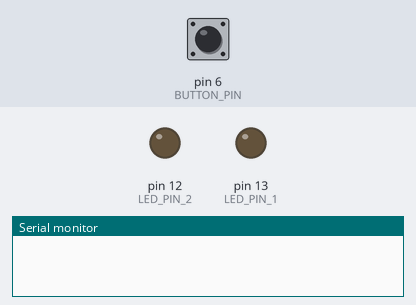
Recording of a program running on a simulated Arduino Uno, built for the host (arithmetic inside an expression is 32-bit, double 64-bit). Parts: output pins drawn as LEDs (lit = HIGH), the last lines printed to the serial monitor. The inputs (shaded band) are chosen by the test bench; at power-on: pin 6 (BUTTON_PIN) HIGH.

Above: at 1.2 s.
1.3 s: pin 6 (BUTTON_PIN) pulled LOW for 0.15 s
At 2.0 s:
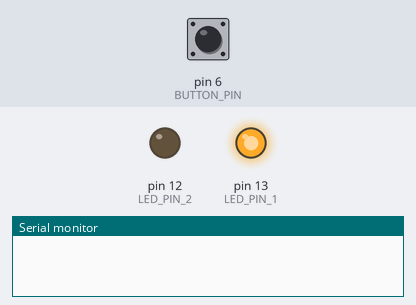
4.1 s: pin 6 (BUTTON_PIN) pulled LOW for 1 s
At 5.33 s:
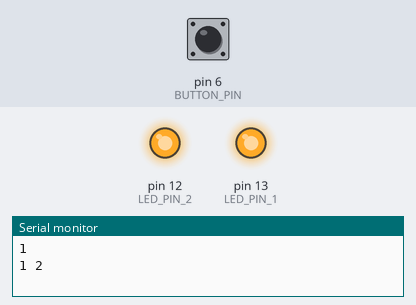
7.4 s: pin 6 (BUTTON_PIN) driven LOW
At 9.1 s:
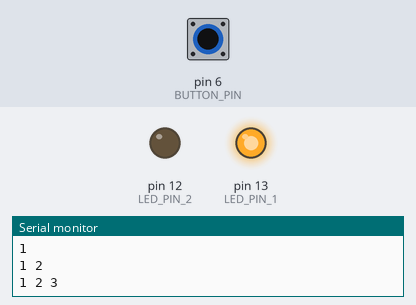
10.4 s: pin 6 (BUTTON_PIN) driven HIGH
At 12.0 s:
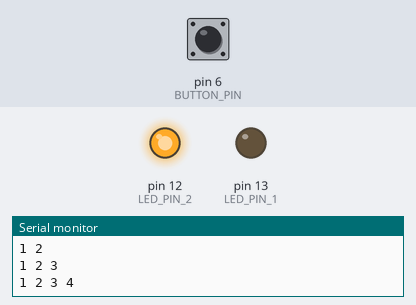
13.4 s: pin 6 (BUTTON_PIN) pulsed LOW 2 times (0.12 s each, 0.3 s apart)
At 16.9 s:
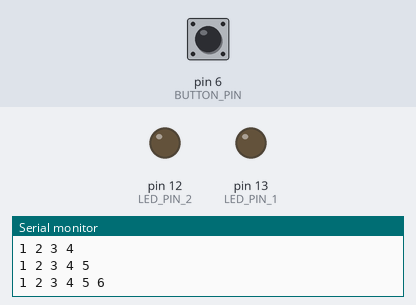
Timing chart, 0 to 18.0 s (numbered marks = the images above; inputs shaded):
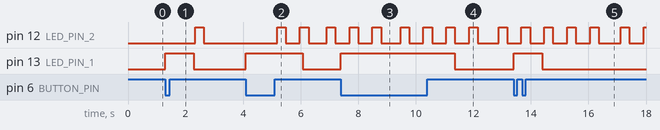

The program:

main.cpp
```cpp
#include <Arduino.h>
#include <Arduino_FreeRTOS.h>
#include <stdio.h>
#include <queue.h>
#include <semphr.h>
#include "buttonTask.h"
#include "syncTask.h"
#include "asyncTask.h"

SemaphoreHandle_t buttonSemaphore;
QueueHandle_t dataQueue;

int serial_putchar(char c, FILE *stream) {
    Serial.write(c);
    return 0;
}

void setup() {
    Serial.begin(9600);

    static FILE serial_stdout;
    fdev_setup_stream(&serial_stdout, serial_putchar, NULL, _FDEV_SETUP_WRITE);
    stdout = &serial_stdout;

    buttonSemaphore = xSemaphoreCreateBinary();
    dataQueue = xQueueCreate(10, sizeof(int));

    createButtonTask();
    createSyncTask();
    createAsyncTask();
}

void loop() {
    // Empty - FreeRTOS handles everything
}
```

asyncTask.h
```cpp
#ifndef ASYNC_TASK_H
#define ASYNC_TASK_H

void createAsyncTask();

#endif
```

buttonTask.h
```cpp
#ifndef BUTTON_TASK_H
#define BUTTON_TASK_H

void createButtonTask();

#endif
```

syncTask.h
```cpp
#ifndef SYNC_TASK_H
#define SYNC_TASK_H

void createSyncTask();

#endif
```

asyncTask.cpp
```cpp
#include <Arduino.h>
#include <Arduino_FreeRTOS.h>
#include <task.h>
#include <queue.h>
#include <stdio.h>
#include "asyncTask.h"

extern QueueHandle_t dataQueue;

void asyncTask(void *pvParameters) {
    int data;

    while (1) {
        if (xQueueReceive(dataQueue, &data, pdMS_TO_TICKS(200))) {
            if (data == 0) {
                printf("\n");
            } else {
                printf("%d ", data);
            }
        }
    }
}

void createAsyncTask() {
    xTaskCreate(asyncTask, "AsyncTask", 128, NULL, 1, NULL);
}
```

buttonTask.cpp
```cpp
#include <Arduino.h>
#include <Arduino_FreeRTOS.h>
#include <task.h>
#include <semphr.h>
#include "buttonTask.h"

#define BUTTON_PIN 6
#define LED_PIN_1 13

extern SemaphoreHandle_t buttonSemaphore;

void buttonTask(void *pvParameters) {
    pinMode(BUTTON_PIN, INPUT_PULLUP);
    pinMode(LED_PIN_1, OUTPUT);

    TickType_t xLastWakeTime = xTaskGetTickCount();
    const TickType_t xFrequency = pdMS_TO_TICKS(10);

    while (1) {
        if (digitalRead(BUTTON_PIN) == LOW) {
            digitalWrite(LED_PIN_1, HIGH);
            vTaskDelay(pdMS_TO_TICKS(1000));
            digitalWrite(LED_PIN_1, LOW);
            xSemaphoreGive(buttonSemaphore);
        }
        vTaskDelayUntil(&xLastWakeTime, xFrequency);
    }
}

void createButtonTask() {
    xTaskCreate(buttonTask, "ButtonTask", 128, NULL, 1, NULL);
}
```

syncTask.cpp
```cpp
#include <Arduino.h>
#include <Arduino_FreeRTOS.h>
#include <task.h>
#include <queue.h>
#include <semphr.h>
#include "syncTask.h"

#define LED_PIN_2 12

extern SemaphoreHandle_t buttonSemaphore;
extern QueueHandle_t dataQueue;

void syncTask(void *pvParameters) {
    pinMode(LED_PIN_2, OUTPUT);
    static int N = 0;

    while (1) {
        if (xSemaphoreTake(buttonSemaphore, portMAX_DELAY) == pdTRUE) {
            N++;
            for (int i = 1; i <= N; i++) {
                xQueueSendToFront(dataQueue, &i, portMAX_DELAY);
                vTaskDelay(pdMS_TO_TICKS(50));
            }
            int zero = 0;
            xQueueSendToFront(dataQueue, &zero, portMAX_DELAY);

            for (int i = 0; i < N; i++) {
                digitalWrite(LED_PIN_2, HIGH);
                vTaskDelay(pdMS_TO_TICKS(300));
                digitalWrite(LED_PIN_2, LOW);
                vTaskDelay(pdMS_TO_TICKS(500));
            }
        }
    }
}

void createSyncTask() {
    xTaskCreate(syncTask, "SyncTask", 128, NULL, 1, NULL);
}
```

Measured:
- after the input at 1.3 s, pin 12 (LED_PIN_2): LOW → HIGH after 1.0 s, → LOW 0.30 s later; pin 13 (LED_PIN_1): LOW → HIGH at once, → LOW 0.99 s later
- after the input at 4.1 s, pin 12 (LED_PIN_2): goes HIGH 0.30 s, LOW 0.50 s, HIGH 0.30 s, LOW 0.63 s, HIGH 0.30 s, then LOW, starting after 1.1 s; pin 13 (LED_PIN_1): LOW → HIGH at once, → LOW 2.0 s later
- after the input at 7.4 s, pin 13 (LED_PIN_1): LOW → HIGH at once
- after the input at 10.4 s, pin 13 (LED_PIN_1): HIGH → LOW after 0.96 s
- after the input at 13.4 s, pin 13 (LED_PIN_1): LOW → HIGH at once, → LOW 0.99 s later
